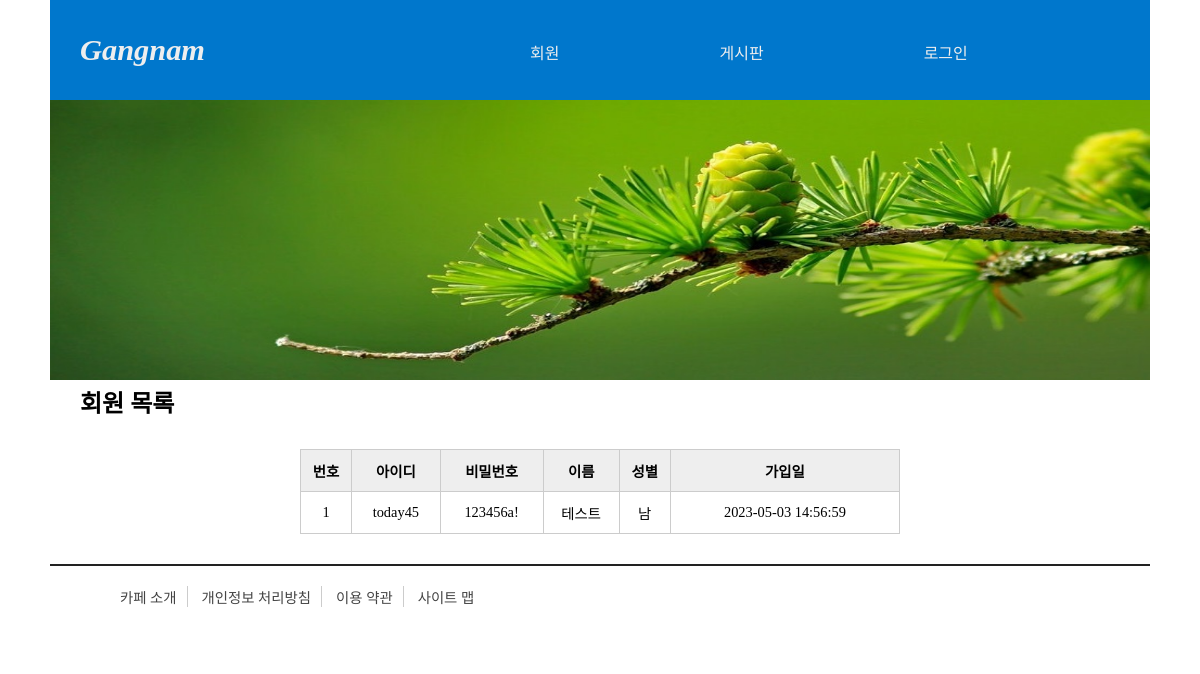
The page /memberlist on the database as committed earlier.
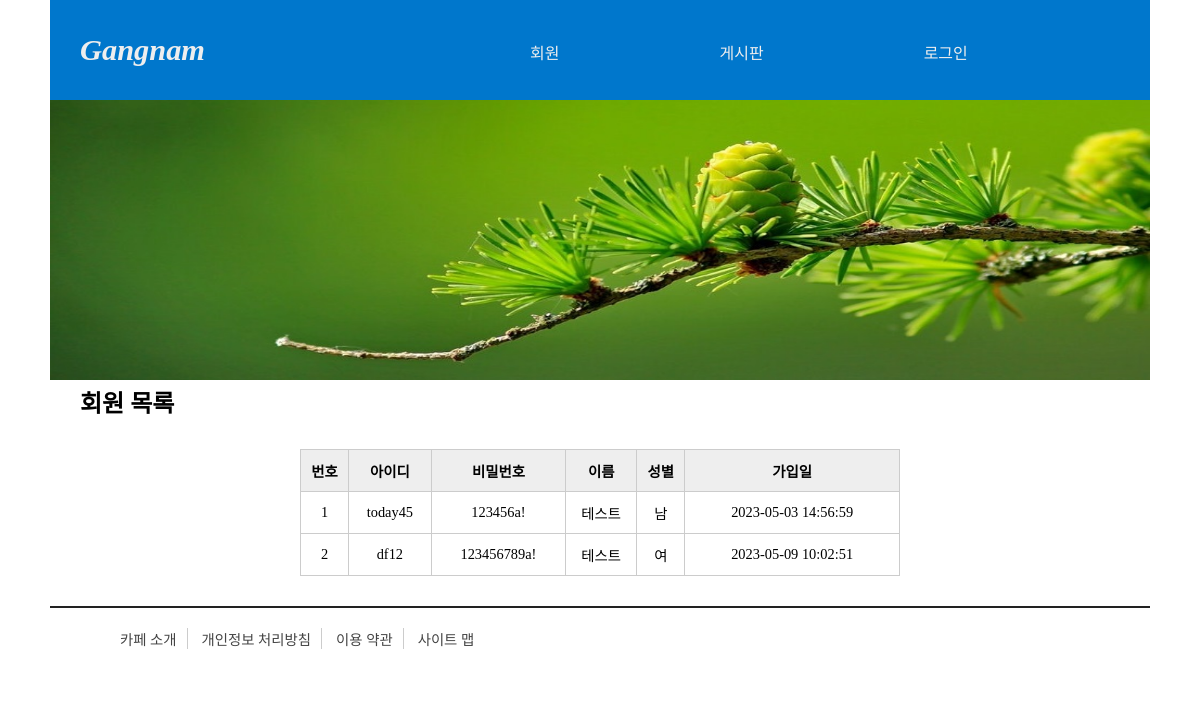
The same page on the database as committed later.
### tables this page shows
CREATE TABLE member(
	memberid	TEXT PRIMARY KEY,
	passwd TEXT NOT NULL,
	name TEXT NOT NULL,
	gender TEXT,
	regdate DATETIME DEFAULT (datetime('now','localtime'))
);

### pyworks/member/start_app.py (the view)
@app.route('/memberlist', methods = ['GET'])
def memberlist():
    conn = getconn()
    cursor = conn.cursor()
    sql = "SELECT * FROM member"
    cursor.execute(sql)  # 검색 수행
    rs = cursor.fetchall()
    conn.close()
    return render_template('memberlist.html', rs=rs)

### pyworks/member/start_app.py (called while the page is built)
def getconn():
    conn = sqlite3.connect("c:/green_project/sqlworks/pydb/memberdb.db")
    return conn

### pyworks/member/templates/memberlist.html (shortened to what this page needs)
<!DOCTYPE html>
<html lang="ko">
<head>
    <link rel="stylesheet"
          href="{{ url_for('static', filename='css/style.css') }}">
</head>
<body>
    <div id="container">
        {% include 'header.html' %}
        <div id="main-pic">
    <img src="{{ url_for('static', filename='images/header1.jpg') }}">
</div>
        <section id="memberlist">
            <h2>회원 목록</h2>
            <table>
                <thead>
                    <tr>
                        <th>번호</th>
                        <th>아이디</th>
                        <th>비밀번호</th>
                        <th>이름</th>
                        <th>성별</th>
                        <th>가입일</th>
                    </tr>
                </thead>
                <tbody>
                    {% for i in rs %}
                    <tr>
                        <td>{{ loop.index }}</td>
                        <td>{{ i[0] }}</td>
                        <td>{{ i[1] }}</td>
                        <td>{{ i[2] }}</td>
                        <td>{{ i[3] }}</td>
                        <td>{{ i[4] }}</td>
                    </tr>
                    {% endfor %}
                </tbody>
            </table>
        </section>
        {% include 'footer.html' %}
    </div>
</body>
</html>

### pyworks/member/templates/header.html (shortened to what this page needs)
<header>
    <div id="logo">
        <a href="{{ url_for('index') }}"><h1>Gangnam</h1></a>
    </div>
    <nav>
        <ul id="topMenu">
            {% if session %}
            <li><a href="">회원</a>
                <ul>
                    <li><a href="{{ url_for('register') }}">회원 가입</a></li>
                    <li><a href="{{ url_for('memberlist') }}">회원 목록</a></li>
                </ul>
            </li>
            <li><a href="">게시판</a>
                <ul>
                    <li><a href="">글 목록</a></li>
                    <li><a href="">글 쓰기</a></li>
                </ul>
            </li>
            <li><a href="{{ url_for('logout') }}">로그아웃</a></li>
            {% else %}
            <li><a href="">회원</a>
            </li>
            <li><a href="">게시판</a>
            </li>
            <li><a href="{{ url_for('login') }}">로그인</a></li>
            {% endif %}
        </ul>
    </nav>
</header>

### pyworks/member/templates/footer.html
<footer>
    <ul id="bottomMenu">
        <li><a href="">카페 소개</a></li>
        <li><a href="">개인정보 처리방침</a></li>
        <li><a href="">이용 약관</a></li>
        <li><a href="">사이트 맵</a></li>
    </ul>
</footer>

### pyworks/member/static/css/style.css (style rules this page uses)
* { margin: 0; padding: 0; }
#container { width: 100%; margin: 0 auto; }
a { text-decoration: none; }
ul li { list-style: none; }
header { width: 100%; height: 100px; background: #0077cc; }
#logo { float: left; width: 30%; height: 100px; line-height: 100px; text-align: left; }
#logo h1 { color: #eee; padding-left: 10px; font-size: 1.6em; font-style: italic; }
nav { float: right; width: 70%; height: 100px; }
#topMenu { height: 60px; }
#topMenu > li { float: left; position: relative; }
#topMenu > li > a { display: block; padding: 40px 0px 40px 50px; color: #eee; }
#main-pic img { width: 100%; height: 240px; }
footer { height: 80px; border-top: 2px solid #222; }
#bottomMenu { margin: 10px 10px 10px 20px; }
#bottomMenu li { display: inline-block; margin: 10px 0; padding: 0 10px; border-right: 1px solid #ccc; }
#bottomMenu li a { color: #444; font-size: 0.9em; }
#bottomMenu li:last-child { border: none; }
#memberlist { width: 45margin: 40px auto 100px; }
#memberlist h2 { padding-left: 30px }
#memberlist table { width: 450px; margin: 30px auto; }
#memberlist table, th, td { border: 1px solid #ccc; border-collapse: collapse; text-align: center; }
#memberlist table th, td { padding: 10px 0; font-size: 0.9em; }
#memberlist table thead { background: #eee; }
@media screen and (min-width: 780px) { #logo h1 { color: #eee; padding-left: 20px; font-size: 1.8em; font-style: italic; } }
@media screen and (min-width: 780px) { #topMenu > li > a { display: block; padding: 40px 10px 40px 100px; color: #eee; } }
@media screen and (min-width: 780px) { #main-pic img { width: 100%; height: 260px; } }
@media screen and (min-width: 780px) { #bottomMenu { margin: 10px 10px 10px 50px; } }
@media screen and (min-width: 780px) { #memberlist h2 { padding-left: 14px } }
@media screen and (min-width: 780px) { #memberlist table { width: 550px; margin: 30px auto; } }
@media screen and (min-width: 1100px) { #container { width: 1100px; margin: 0 auto; } }
@media screen and (min-width: 1100px) { #logo h1 { color: #eee; padding-left: 30px; font-size: 1.9em; font-style: italic; } }
@media screen and (min-width: 1100px) { #topMenu > li > a { display: block; padding: 40px 10px 40px 150px; color: #eee; } }
@media screen and (min-width: 1100px) { #main-pic img { width: 100%; height: 280px; } }
@media screen and (min-width: 1100px) { #bottomMenu { margin: 10px 10px 10px 60px; } }
@media screen and (min-width: 1100px) { #memberlist table { margin-left: 600px; margin-left= ㅔㅔㅔㅔ } }
@media screen and (min-width: 1100px) { #memberlist h2 { padding-left: 30px } }
@media screen and (min-width: 1100px) { #memberlist table { width: 600px; margin: 30px auto; } }

Rows that differ between the two databases and show on the page:
added member: memberid "df12", passwd "123456789a!", name "테스트", gender "여", regdate "2023-05-09 10:02:51"
